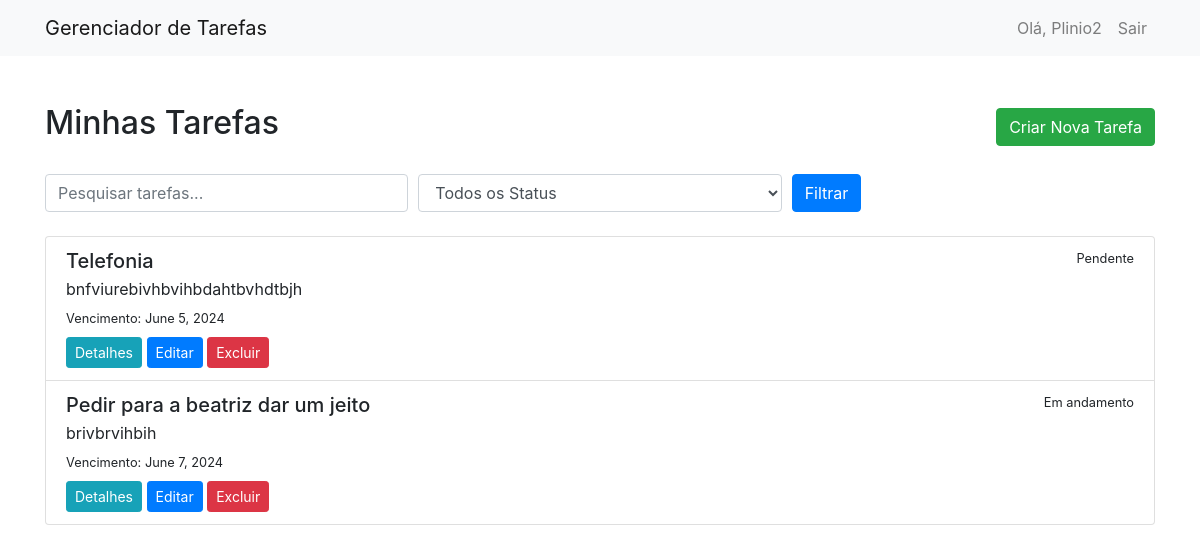
Screenshot of /tasks/ (signed in) with the database file from the repository.
### tasks/models.py (models this page shows, shortened)
class Task(models.Model):
    STATUS_CHOICES = [
        ('P', 'Pendente'),
        ('E', 'Em andamento'),
        ('C', 'Concluída'),
    ]
    user = models.ForeignKey(User, on_delete=models.CASCADE)
    title = models.CharField(max_length=100)
    description = models.TextField()
    due_date = models.DateField()
    priority = models.IntegerField()
    status = models.CharField(max_length=1, choices=STATUS_CHOICES, default='P')
    category = models.ForeignKey('Category', on_delete=models.SET_NULL, null=True, blank=True)
    parent_task = models.ForeignKey('self', on_delete=models.CASCADE, null=True, blank=True, related_name='subtasks')

### tasks/views.py (the view)
# urls.py: path('', views.task_list, name='task_list'),
@login_required
def task_list(request):
    query = request.GET.get('q')
    filter_status = request.GET.get('status')
    tasks = Task.objects.filter(user=request.user, parent_task__isnull=True)  # Excluir subtarefas da lista principal
    if query:
        tasks = tasks.filter(Q(title__icontains=query) | Q(description__icontains=query))
    if filter_status:
        tasks = tasks.filter(status=filter_status)
    return render(request, 'tasks/task_list.html', {'tasks': tasks})

### tasks/templates/tasks/task_list.html (shortened to what this page needs)
{% extends "base.html" %}
{% block content %}
<div class="d-flex justify-content-between align-items-center mb-4">
    <h2>Minhas Tarefas</h2>
    <a href="{% url 'task_create' %}" class="btn btn-success">Criar Nova Tarefa</a>
</div>
<form method="get" class="mb-4">
    <div class="form-row">
        <div class="col">
            <input type="text" name="q" class="form-control" placeholder="Pesquisar tarefas..." value="{{ request.GET.q }}">
        </div>
        <div class="col">
            <select name="status" class="form-control">
                <option value="">Todos os Status</option>
            </select>
        </div>
        <div class="col">
            <button type="submit" class="btn btn-primary">Filtrar</button>
        </div>
    </div>
</form>
<div class="list-group">
    {% for task in tasks %}
    <div class="list-group-item">
        <div class="d-flex w-100 justify-content-between">
            <h5 class="mb-1">{{ task.title }}</h5>
            <small>{{ task.get_status_display }}</small>
        </div>
        <p class="mb-1">{{ task.description }}</p>
        <small>Vencimento: {{ task.due_date }}</small>
        <div class="mt-2">
            <a href="{% url 'task_detail' task.pk %}" class="btn btn-info btn-sm">Detalhes</a>
            <a href="{% url 'task_update' task.pk %}" class="btn btn-primary btn-sm">Editar</a>
            <form action="{% url 'task_delete' task.pk %}" method="post" class="d-inline">
                <button type="submit" class="btn btn-danger btn-sm">Excluir</button>
            </form>
        </div>
    </div>
    {% endfor %}
</div>
{% endblock %}

### tasks/templates/base.html (shortened to what this page needs)
<!DOCTYPE html>
<html>
<head>
    <link href="https://maxcdn.bootstrapcdn.com/bootstrap/4.5.2/css/bootstrap.min.css" rel="stylesheet">
</head>
<body>
    <nav class="navbar navbar-expand-lg navbar-light bg-light fixed-top">
        <div class="container">
            <a class="navbar-brand" href="{% url 'task_list' %}">Gerenciador de Tarefas</a>
            <div class="collapse navbar-collapse" id="navbarResponsive">
                <ul class="navbar-nav ml-auto">
                    {% if user.is_authenticated %}
                        <li class="nav-item">
                            <a class="nav-link" href="#">Olá, {{ user.username }}</a>
                        </li>
                        <li class="nav-item">
                            <a class="nav-link" href="{% url 'logout' %}">Sair</a>
                        </li>
                    {% endif %}
                </ul>
            </div>
        </div>
    </nav>
    <div class="container mt-5">
        {% block content %}
        {% endblock %}
    </div>
</body>
</html>

### tasks/templates/base.html (style rules this page uses)
body { padding-top: 56px; }
input { width: 100% !important; outline: none; color: #111; }

### rows the page displays
Task: title "Telefonia", status "Pendente", description "bnfviurebivhbvihbdahtbvhdtbjh", due_date "June 5, 2024"
Task: title "Pedir para a beatriz dar um jeito", status "Em andamento", description "brivbrvihbih", due_date "June 7, 2024"

### other values shown
{{ user.username }} "Plinio2"
